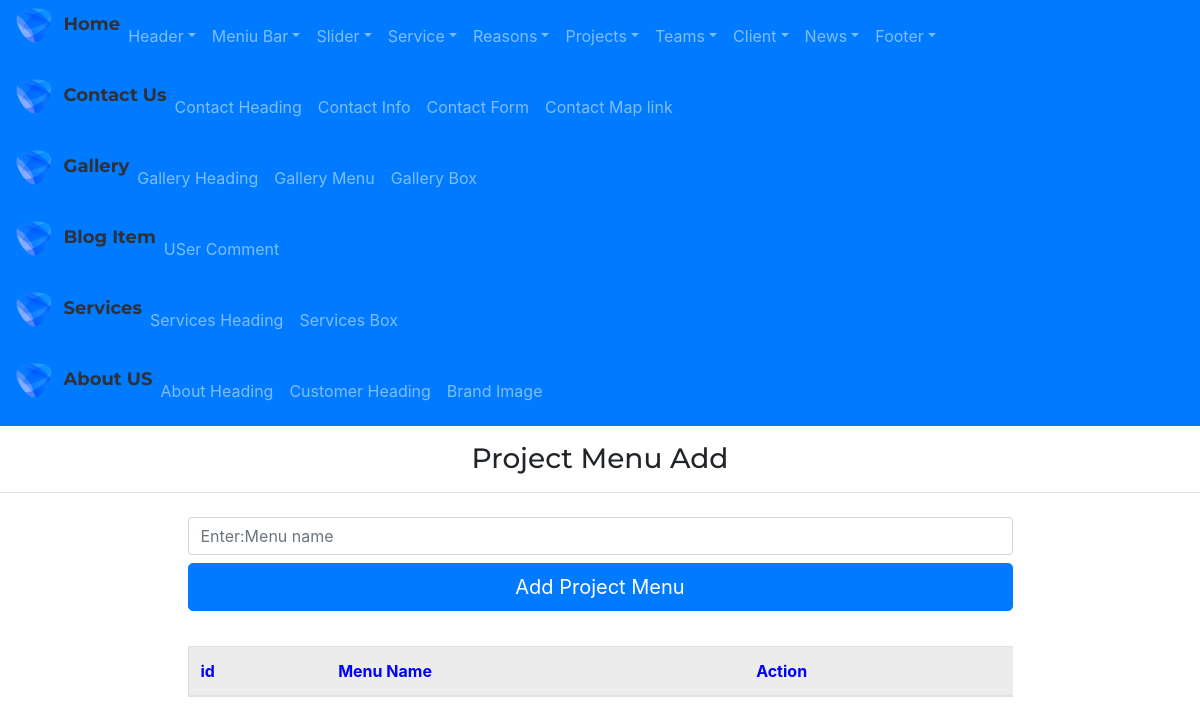
/admin/projectmenuAdd, run on an earlier commit of the app's database.
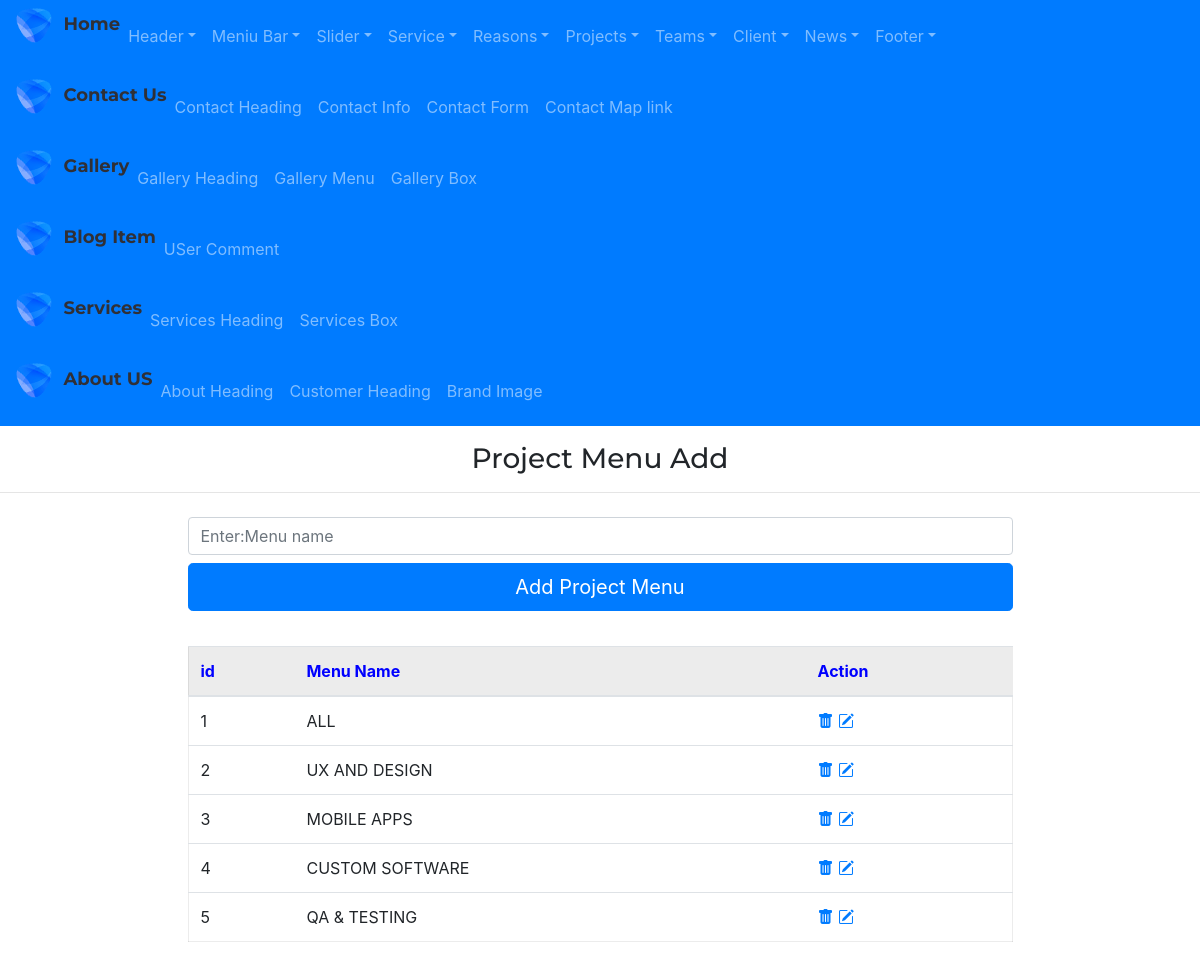
And on a later commit of the database.
### app/models.py (models this page shows)
class ProjectMenu(db.Model):
    id=db.Column(db.Integer,primary_key=True)
    project_menu_name=db.Column(db.String(255))

### admin/routes.py (the view, shortened to what this page needs)
@app.route("/admin/projectmenuAdd", methods=['GET', 'POST'])
def projectmenuAdd():
    form=ProjectMenuForm()
    projectmenus=ProjectMenu.query.all()
    return render_template('admin/projectmenuAdd.html',form=form, projectmenus=projectmenus)

### admin/forms.py
class ProjectMenuForm(FlaskForm):
    project_menu_name=StringField('project_menu_name')
    submit=SubmitField()

### app/templates/admin/projectmenuAdd.html
{% extends "admin/base.html" %}
{% block content %}
<h3 class="my-3" style="text-align: center;">Project Menu Add</h3>
<hr>
<div class="container marg">
    <div class="row justify-content-center">
        <div class="col-9">
            <form action="{{url_for('projectmenuAdd')}}" method='POST'>
                {{ form.project_menu_name(class="form-control my-2",placeholder="Enter:Menu name")}}
                {{ form.submit(value='Add Project Menu',class='btn btn-primary btn-lg btn-block')}}
            </form>
        </div>
    </div>
</div>
<div class="container marg">
    <div class="row justify-content-center">
        <div class="col-9 ">
            <table class="table table-hover " style="margin:35px 0px; border:1px solid rgba(0,0,0,.075);">
                <thead>
                    <tr style="background-color: rgba(0,0,0,.075); color:blue">
                        <th scope="col">id</th>
                        <th scope="col">Menu Name</th>
                        <th scope="col">Action</th>
                    </tr>
                </thead>
                <tbody>
                    {% for projectmenu in projectmenus %}
                    <tr>
                        <td scope="row">{{projectmenu.id}}</td>
                        <td>{{projectmenu.project_menu_name}}</td>
                        <td>
                            <a href="{{url_for('projectmenuDelete',id=projectmenu.id)}}"><i
                                    class="bi bi-trash-fill"></i></a>
                            <a href="{{url_for('projectmenuUpdate',id=projectmenu.id)}}"><i
                                    class="bi bi-pencil-square"></i></a>
                        </td>
                    </tr>
                    {% endfor %}
                </tbody>
            </table>
        </div>
    </div>
</div>
{% endblock %}

What changed in the data, as far as the page shows it:
added ProjectMenu: id "1", project_menu_name "ALL"
added ProjectMenu: id "2", project_menu_name "UX AND DESIGN"
added ProjectMenu: id "3", project_menu_name "MOBILE APPS"
added ProjectMenu: id "4", project_menu_name "CUSTOM SOFTWARE"
added ProjectMenu: id "5", project_menu_name "QA & TESTING"
